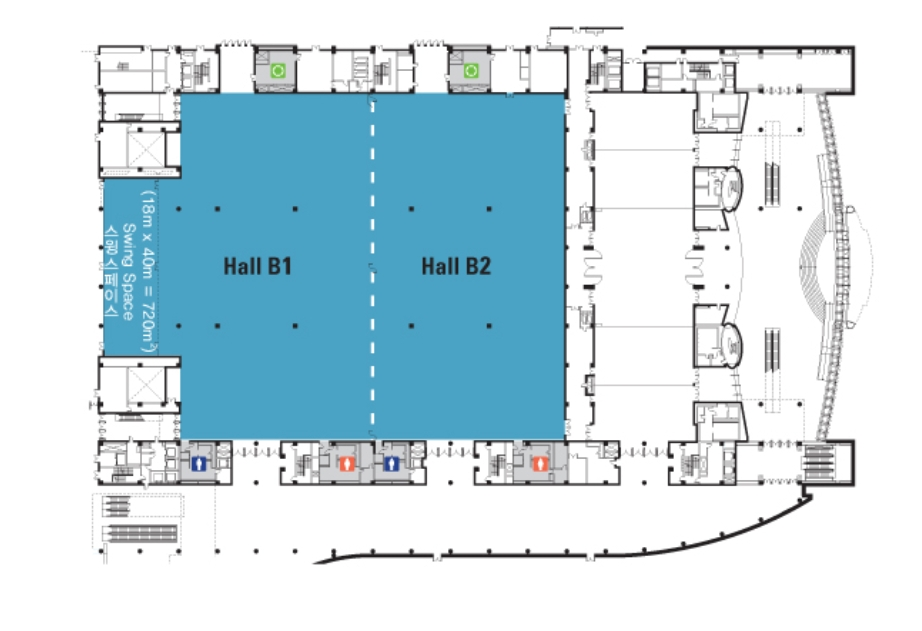
#> input picture bokdo/image_coex.jpg, 922 x 631 px; its folder holds only this picture in this run
$ python -i 'processing(1).py'   (imports and definitions only)
#> lines starting #> are read from the running program, lines starting #| are printed output that depends on the picture; after the words box and inside, x2 and y2 are one past the last pixel; in counts of white or black regions, pixels touching at a corner belong together
#> further down, picture is the input picture: shape (631, 922, 3); mean B, G, R 228.7, 220.3, 198.5
import cv2
import numpy as np
from skimage.morphology import skeletonize, thin
from matplotlib import pyplot as plt
import json
import os
import random
import math

def drawSameLevelContours(img, contours, hierarchy, contourIndex):
    if contourIndex == -1:
        return

    cv2.drawContours(img,[contours[contourIndex]],0,(0,0,0),cv2.FILLED)

    nextIndex = hierarchy[0][contourIndex][0]
    while nextIndex != -1:
        cv2.drawContours(img,[contours[nextIndex]],0,(0,0,0),cv2.FILLED)
        nextIndex = hierarchy[0][nextIndex][0]

    previousIndex = hierarchy[0][contourIndex][0]
    while previousIndex != -1:
        cv2.drawContours(img,[contours[previousIndex]],0,(0,0,0),cv2.FILLED)
        previousIndex = hierarchy[0][previousIndex][0]

# [18 lines left out: function img_Contrast, not called in this run]

def findHall(img):
    outputImg = img.copy()
    onlyContourImg = np.zeros_like(img)

    gray=cv2.cvtColor(img,cv2.COLOR_BGR2GRAY)
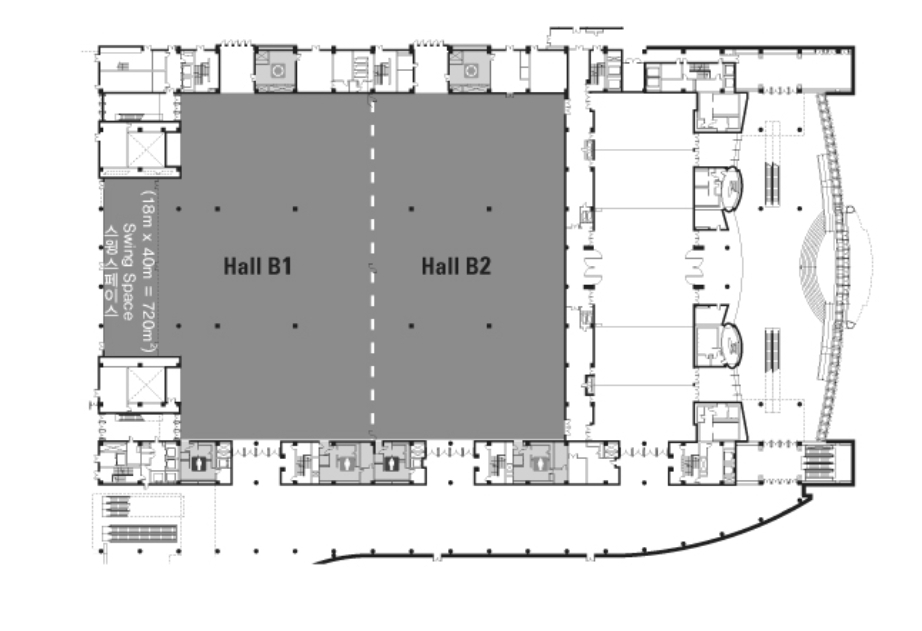
#> gray: shape (631, 922); min 30, max 255, mean 214.7
    gray=255-gray
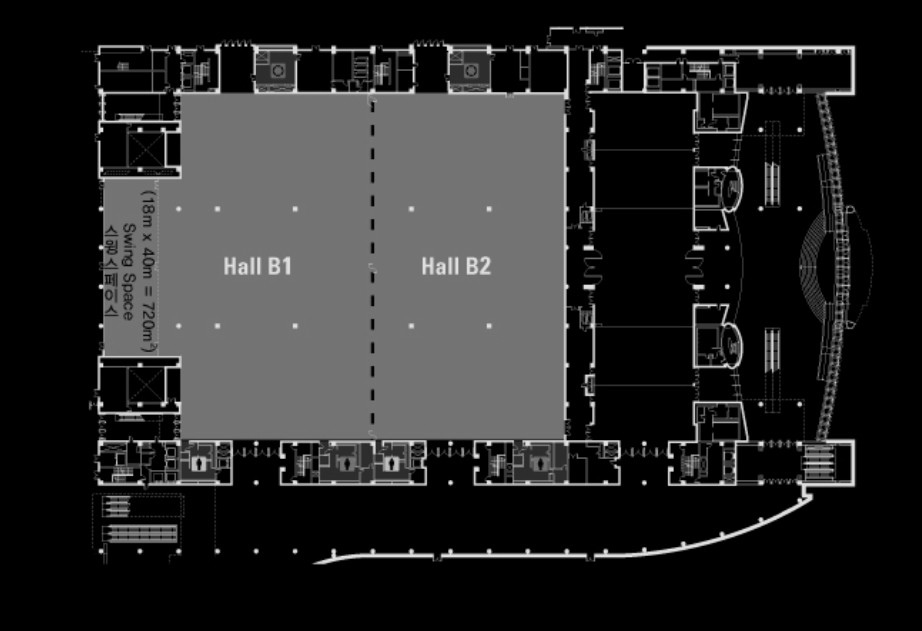
#> gray: shape (631, 922); min 0, max 225, mean 40.3
    gray=cv2.threshold(gray,4,255,cv2.THRESH_BINARY)[1]
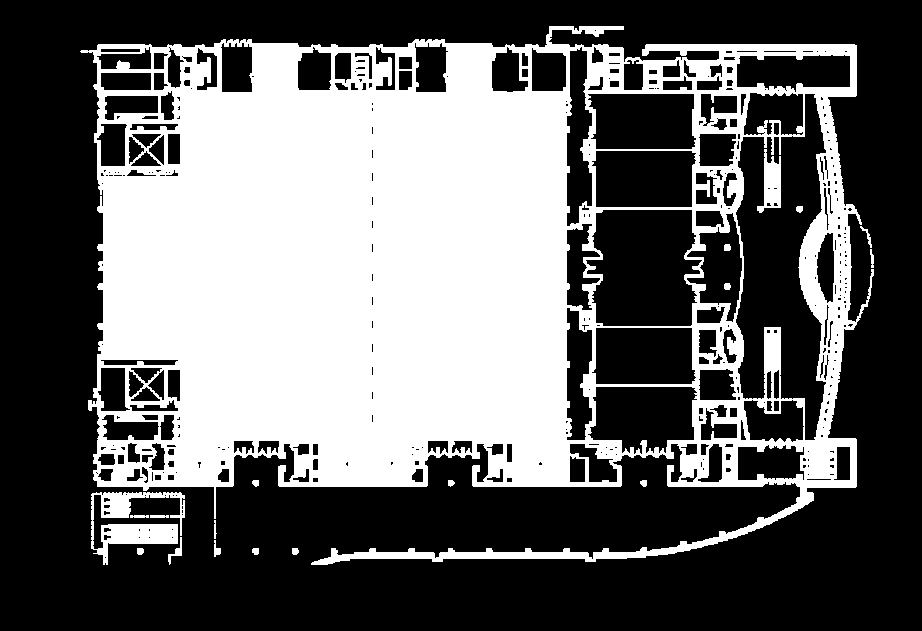
#> gray: shape (631, 922); 39.3% white; 19 white regions
    gray=cv2.blur(gray,(15,1))
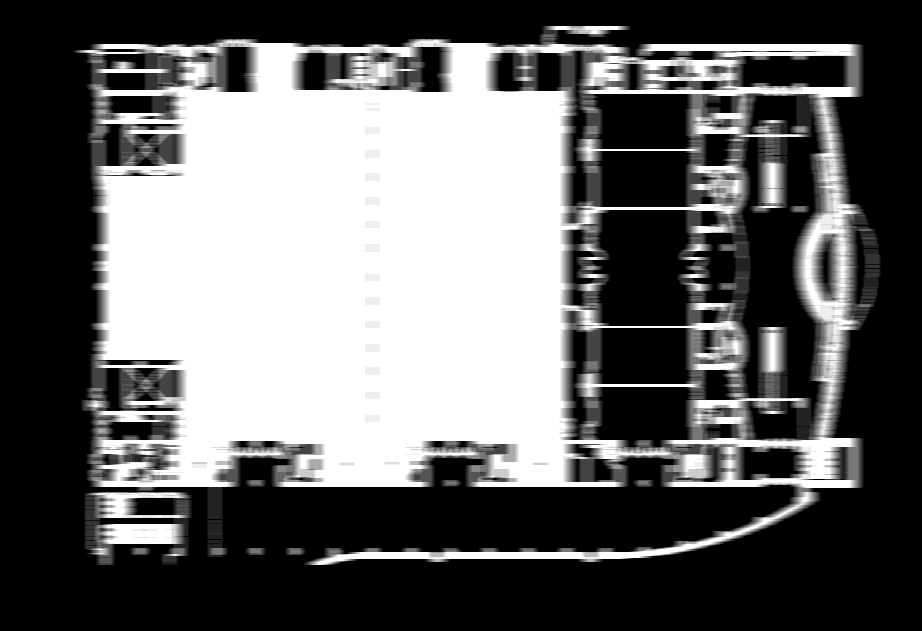
#> gray: shape (631, 922); min 0, max 255, mean 100.3

    # 구조화 요소 커널, 사각형 (5x5) 생성 ---①
    k = cv2.getStructuringElement(cv2.MORPH_RECT, (12,12))

    # 닫힘 연산 적용 ---③
    closing = cv2.morphologyEx(gray, cv2.MORPH_CLOSE, k)
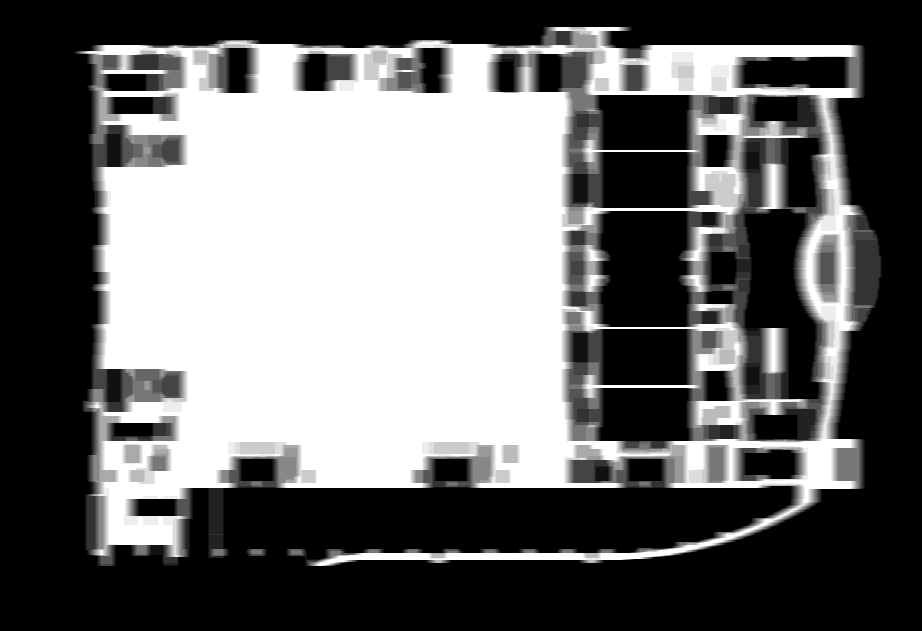
#> closing: shape (631, 922); min 0, max 255, mean 106.8

    # 외곽선 검출
    contours,hierarchy = cv2.findContours(closing,cv2.RETR_TREE ,cv2.CHAIN_APPROX_NONE )
#> contours = 29 contours; largest, box (x1, y1, x2, y2) and area: (74, 27, 882, 566) 354116, (601, 210, 689, 328) 9486, (745, 208, 819, 400) 7868, (603, 151, 688, 209) 4741, (599, 94, 689, 151) 4738

    for cnt, hier in zip(contours, hierarchy[0]):
        area = cv2.contourArea(cnt)
        if area>150000 and area<500000:
            cv2.drawContours(outputImg,[cnt],0,(255,0,0),cv2.FILLED)
            drawSameLevelContours(outputImg, contours, hierarchy, hier[2])
#> this loop made 29 passes
#> (hier, area) on passes 1, 3, 4, 5, 6, 7, 8, 9, 10, 11, 12, 13: ([1, -1, -1, -1], 115.5), ([3, -1, -1, 1], 646), ([4, 2, -1, 1], 734), ([5, 3, -1, 1], 711), ([6, 4, -1, 1], 711), ([7, 5, -1, 1], 1256), ([8, 6, -1, 1], 530), ([9, 7, -1, 1], 1036), ([10, 8, -1, 1], 4575.5), ([11, 9, -1, 1], 546.5), ([12, 10, -1, 1], 4729), ([13, 11, -1, 1], 328.5)
#> (hier, area) on pass 2: ([-1, 0, 2, -1], 354116)
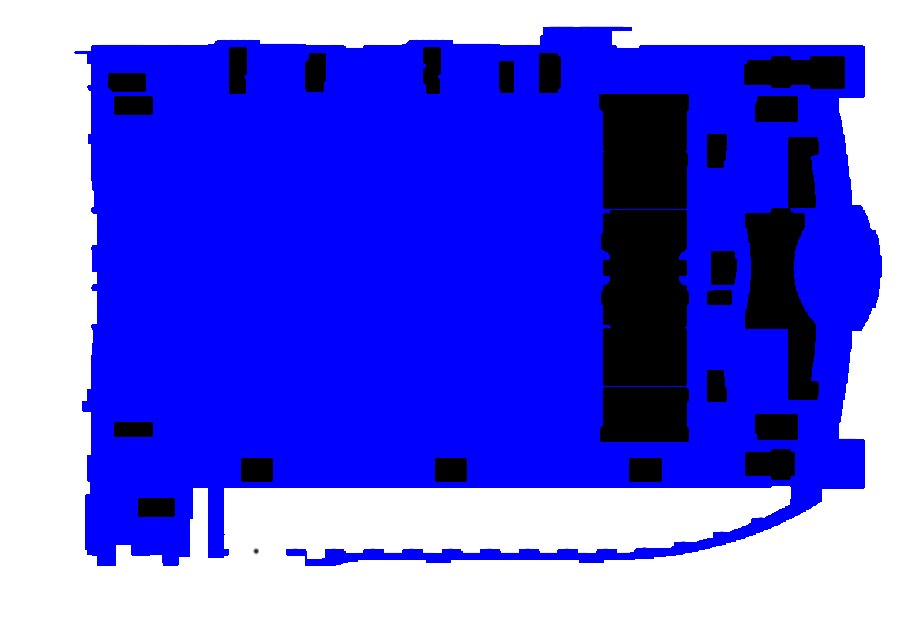
#> outputImg: shape (631, 922, 3); mean B, G, R 230.1, 98.8, 98.8

    for cnt, hier in zip(contours, hierarchy[0]):
        area = cv2.contourArea(cnt)
        if area>150000 and area<500000:
            cv2.drawContours(onlyContourImg,[cnt],0,(255,255,255),cv2.FILLED)
            drawSameLevelContours(onlyContourImg, contours, hierarchy, hier[2])
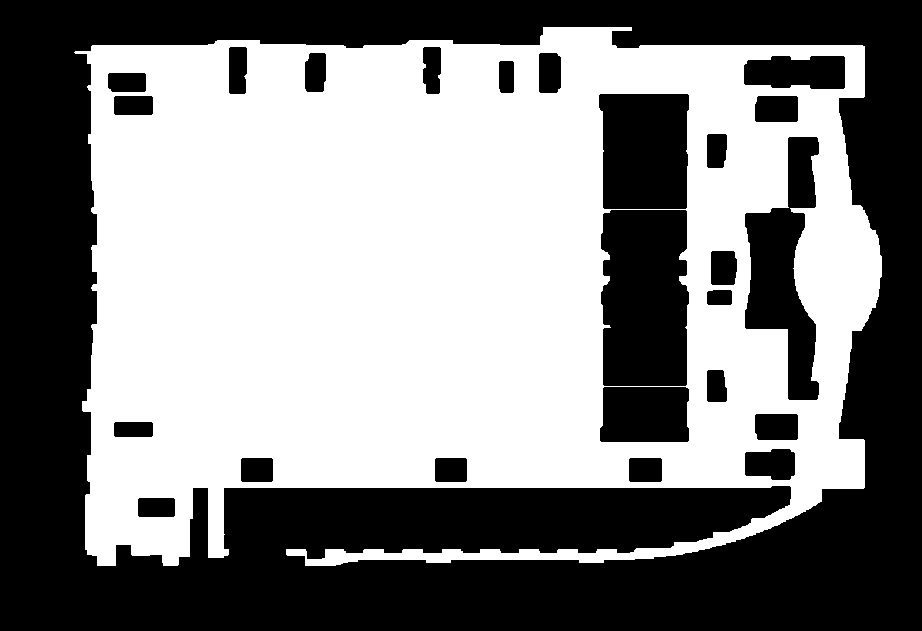
#> onlyContourImg: shape (631, 922, 3); 51.5% white; 25 black regions, largest, box (x1, y1, x2, y2) and area: (0, 0, 922, 631) 225598, (601, 210, 689, 386) 14572, (745, 137, 819, 400) 10053

    onlyContourImg = cv2.cvtColor(onlyContourImg,cv2.COLOR_BGR2GRAY)

    _, onlyContourImg = cv2.threshold(onlyContourImg, 100, 255, cv2.THRESH_BINARY)

    for idxY, y in enumerate(onlyContourImg):
        for idxX, x in enumerate(y):
            if x == 255:
                onlyContourImg[idxY][idxX] = 1

    return onlyContourImg

# [247 lines left out: functions findCenterLine, binaryToGray, findJunction, deleteDuplicateJunctions, removeAroundPoint, findContours and 3 more, not called in this run]

class NpEncoder(json.JSONEncoder):
    # [19 lines left out: functions default, dumpInJsonFile, not called in this run]

# [20 lines not run here, left out]

>>> import cv2
>>> picture = cv2.imread('image_coex.jpg')
>>> result = findHall(picture)
